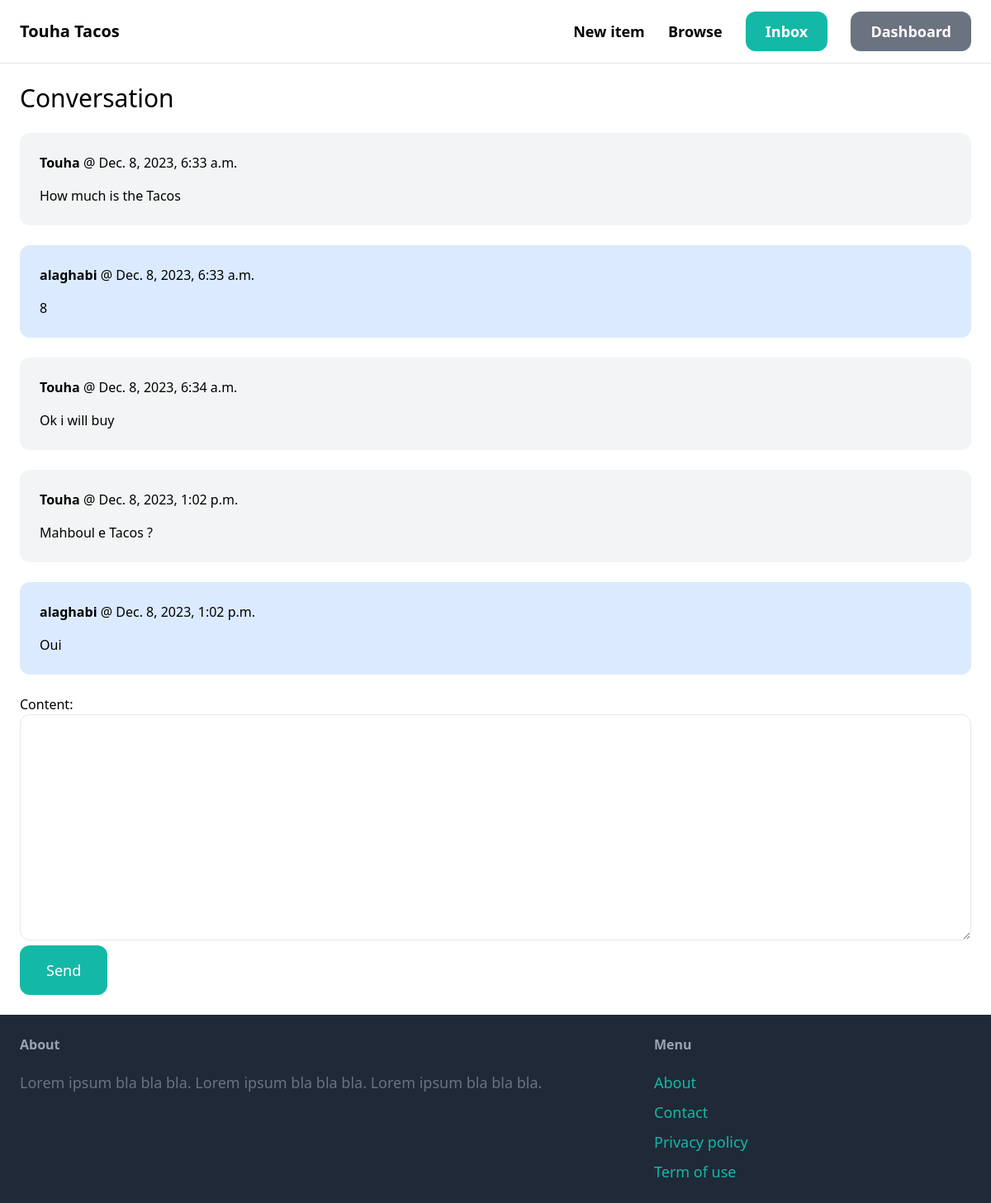
Screenshot of /inbox/1/ (signed in) with the database file from the repository.
### conversation/models.py (models this page shows)
class ConversationMessage(models.Model):
    conversation = models.ForeignKey(Conversation, related_name='messages', on_delete=models.CASCADE)
    content = models.TextField()
    created_at = models.DateTimeField(auto_now_add=True)
    created_by = models.ForeignKey(User, related_name='created_messages', on_delete=models.CASCADE)

### conversation/views.py (the view)
# urls.py: path('<int:pk>/', views.detail, name='detail'),
@login_required
def detail(request, pk):
    conversation = Conversation.objects.filter(members__in=[request.user.id]).get(pk=pk)
    if request.method == 'POST':
        form = ConversationMessageForm(request.POST)
        if form.is_valid():
            conversation_message = form.save(commit=False)
            conversation_message.conversation = conversation
            conversation_message.created_by = request.user
            conversation_message.save()
            conversation.save()
            return redirect('conversation:detail', pk=pk)
    else:
        form = ConversationMessageForm()
    return render(request, 'conversation/detail.html', {
        'conversation': conversation,
        'form': form
    })

### conversation/forms.py
class ConversationMessageForm(forms.ModelForm):
    class Meta:
        model = ConversationMessage
        fields = ('content',)
        widgets = {
            'content': forms.Textarea(attrs={
                'class': 'w-full py-4 px-6 rounded-xl border'
            })
        }

### conversation/templates/conversation/detail.html (shortened to what this page needs)
{% extends 'core/base.html' %}
{% block content %}
<h1 class="mb-6 text-3xl">Conversation</h1>
<div class="space-y-6">
    {% for message in conversation.messages.all %}
        <div class="p-6 flex {% if message.created_by == request.user %}bg-blue-100{% else %}bg-gray-100{% endif %} rounded-xl">
            <div>
                <p class="mb-4"><strong>{{ message.created_by.username }}</strong> @ {{ message.created_at }}</p>
                <p>{{ message.content }}</p>
            </div>
        </div>
    {% endfor %}
</div>
<form method="post" action="." class="mt-6">
    {{ form.as_p }}
    <button class="py-4 px-8 text-lg bg-teal-500 hover:bg-teal-700 rounded-xl text-white">Send</button>
</form>
{% endblock %}

### core/templates/core/base.html (shortened to what this page needs)
<!doctype html>
<html>
    <head>
        <script src="https://cdn.tailwindcss.com"></script>
    </head>
    <body>
        <nav class="py-6 px-6 flex justify-between items-center border-b border-gray-200">
            <a href="/" class="text-xl font-semibold">Touha Tacos</a>
            <div class="space-x-6">
                <a href="{% url 'item:new' %}" class="text-lg font-semibold hover:text-gray-500">New item</a>
                <a href="{% url 'item:items' %}" class="text-lg font-semibold hover:text-gray-500">Browse</a>
                {% if request.user.is_authenticated %}
                    <a href="{% url 'conversation:inbox' %}" class="px-6 py-3 text-lg font-semibold bg-teal-500 text-white rounded-xl hover:bg-teal-700">Inbox</a>
                    <a href="{% url 'dashboard:index' %}" class="px-6 py-3 text-lg font-semibold bg-gray-500 text-white rounded-xl hover:bg-gray-700">Dashboard</a>
                {% else %}
                    <a href="{% url 'core:signup' %}" class="px-6 py-3 text-lg font-semibold bg-teal-500 text-white rounded-xl hover:bg-teal-700">Sign up</a>
                    <a href="{% url 'core:login' %}" class="px-6 py-3 text-lg font-semibold bg-gray-500 text-white rounded-xl hover:bg-gray-700">Log in</a>
                {% endif %}
            </div>
        </nav>
        <div class="px-6 py-6">
            {% block content %}
            {% endblock %}
        </div>
        <footer class="py-6 px-6 flex justify-between bg-gray-800">
            <div class="w-2/3 pr-10">
                <h3 class="mb-5 font-semibold text-gray-400">About</h3>
                <p class="text-lg text-gray-500">Lorem ipsum bla bla bla. Lorem ipsum bla bla bla. Lorem ipsum bla bla bla.</p>
            </div>
            <div class="w-1/3">
                <h3 class="mb-5 font-semibold text-gray-400">Menu</h3>
                <ul class="space-y-2">
                    <li><a href="#" class="text-lg text-teal-500 hover:text-teal-700">About</a></li>
                    <li><a href="{% url 'core:contact' %}" class="text-lg text-teal-500 hover:text-teal-700">Contact</a></li>
                    <li><a href="#" class="text-lg text-teal-500 hover:text-teal-700">Privacy policy</a></li>
                    <li><a href="#" class="text-lg text-teal-500 hover:text-teal-700">Term of use</a></li>
                </ul>
            </div>
        </footer>
    </body>
</html>

### rows the page displays
ConversationMessage: created_by.username "Touha", created_at "Dec. 8, 2023, 6:33 a.m.", content "How much is the Tacos"
ConversationMessage: created_by.username "alaghabi", created_at "Dec. 8, 2023, 6:33 a.m.", content "8"
ConversationMessage: created_by.username "Touha", created_at "Dec. 8, 2023, 6:34 a.m.", content "Ok i will buy"
ConversationMessage: created_by.username "Touha", created_at "Dec. 8, 2023, 1:02 p.m.", content "Mahboul e Tacos ?"
ConversationMessage: created_by.username "alaghabi", created_at "Dec. 8, 2023, 1:02 p.m.", content "Oui"
